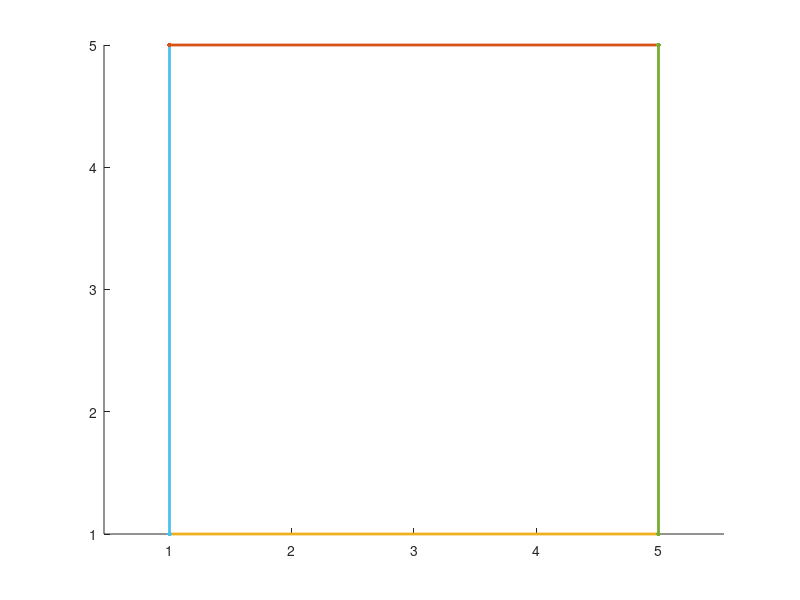

MATLAB code to generate this figure:
function res = test2()
res = 0
figure; hold on; axis equal;
plot([1 1],[1 1], 'LineWidth', 2, 'Marker', '.', 'MarkerSize', 10)
plot([5 5],[1 1], 'LineWidth', 2, 'Marker', '.', 'MarkerSize', 10)
plot([1 5],[1 1], 'LineWidth', 2, 'Marker', '.', 'MarkerSize', 10)
plot([0.999994 0.999994],[0.999992 0.999992], 'LineWidth', 2, 'Marker', '.', 'MarkerSize', 10)
plot([0.999994 0.999994],[4.99999 4.99999], 'LineWidth', 2, 'Marker', '.', 'MarkerSize', 10)
plot([0.999994 0.999994],[0.999992 4.99999], 'LineWidth', 2, 'Marker', '.', 'MarkerSize', 10)
plot([1 1],[5 5], 'LineWidth', 2, 'Marker', '.', 'MarkerSize', 10)
plot([5 5],[5 5], 'LineWidth', 2, 'Marker', '.', 'MarkerSize', 10)
plot([1 5],[5 5], 'LineWidth', 2, 'Marker', '.', 'MarkerSize', 10)
plot([4.99999 4.99999],[4.99999 4.99999], 'LineWidth', 2, 'Marker', '.', 'MarkerSize', 10)
plot([4.99999 4.99999],[0.999992 0.999992], 'LineWidth', 2, 'Marker', '.', 'MarkerSize', 10)
plot([4.99999 4.99999],[4.99999 0.999992], 'LineWidth', 2, 'Marker', '.', 'MarkerSize', 10)
